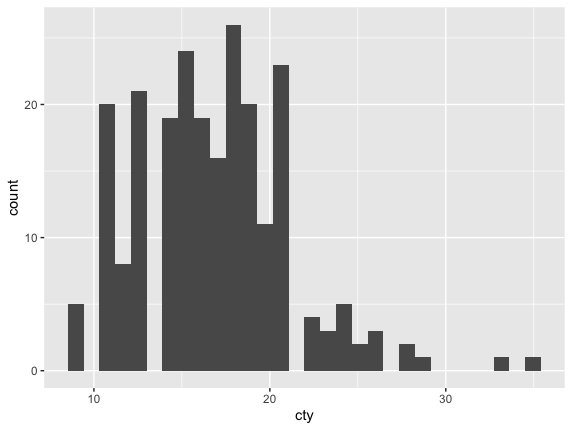

Generate this figure with R:
library(ggplot2)

p <- ggplot(mpg, aes(cty)) + geom_histogram()

print(p)
